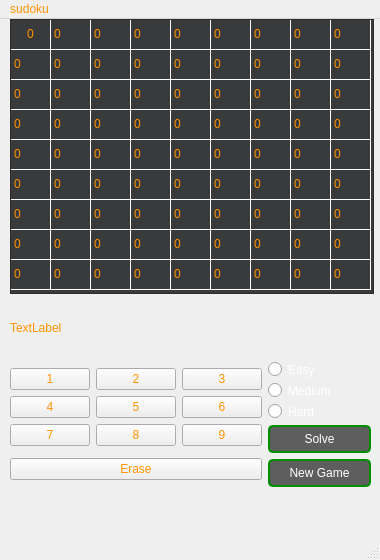
<?xml version="1.0" encoding="UTF-8"?>
<ui version="4.0">
 <class>MainWindow</class>
 <widget class="QMainWindow" name="MainWindow">
  <property name="windowModality">
   <enum>Qt::NonModal</enum>
  </property>
  <property name="geometry">
   <rect>
    <x>0</x>
    <y>0</y>
    <width>380</width>
    <height>560</height>
   </rect>
  </property>
  <property name="sizePolicy">
   <sizepolicy hsizetype="Preferred" vsizetype="Preferred">
    <horstretch>0</horstretch>
    <verstretch>0</verstretch>
   </sizepolicy>
  </property>
  <property name="minimumSize">
   <size>
    <width>380</width>
    <height>450</height>
   </size>
  </property>
  <property name="maximumSize">
   <size>
    <width>380</width>
    <height>600</height>
   </size>
  </property>
  <property name="windowTitle">
   <string>MainWindow</string>
  </property>
  <property name="windowIcon">
   <iconset theme="battery">
    <normaloff>.</normaloff>.</iconset>
  </property>
  <property name="toolTipDuration">
   <number>-1</number>
  </property>
  <property name="styleSheet">
   <string notr="true">color: rgb(255, 147, 0);
</string>
  </property>
  <property name="toolButtonStyle">
   <enum>Qt::ToolButtonIconOnly</enum>
  </property>
  <property name="animated">
   <bool>true</bool>
  </property>
  <property name="tabShape">
   <enum>QTabWidget::Rounded</enum>
  </property>
  <property name="dockNestingEnabled">
   <bool>false</bool>
  </property>
  <property name="unifiedTitleAndToolBarOnMac">
   <bool>false</bool>
  </property>
  <widget class="QWidget" name="centralwidget">
   <widget class="QWidget" name="verticalLayoutWidget">
    <property name="geometry">
     <rect>
      <x>10</x>
      <y>0</y>
      <width>373</width>
      <height>468</height>
     </rect>
    </property>
    <layout class="QVBoxLayout" name="verticalLayout">
     <property name="spacing">
      <number>-1</number>
     </property>
     <property name="sizeConstraint">
      <enum>QLayout::SetDefaultConstraint</enum>
     </property>
     <property name="leftMargin">
      <number>0</number>
     </property>
     <property name="rightMargin">
      <number>0</number>
     </property>
     <item>
      <widget class="QTableWidget" name="sudoku_board">
       <property name="sizePolicy">
        <sizepolicy hsizetype="Preferred" vsizetype="Preferred">
         <horstretch>9</horstretch>
         <verstretch>9</verstretch>
        </sizepolicy>
       </property>
       <property name="minimumSize">
        <size>
         <width>363</width>
         <height>273</height>
        </size>
       </property>
       <property name="maximumSize">
        <size>
         <width>364</width>
         <height>275</height>
        </size>
       </property>
       <property name="palette">
        <palette>
         <active>
          <colorrole role="WindowText">
           <brush brushstyle="SolidPattern">
            <color alpha="255">
             <red>255</red>
             <green>147</green>
             <blue>0</blue>
            </color>
           </brush>
          </colorrole>
          <colorrole role="Button">
           <brush brushstyle="SolidPattern">
            <color alpha="255">
             <red>57</red>
             <green>58</green>
             <blue>60</blue>
            </color>
           </brush>
          </colorrole>
          <colorrole role="Text">
           <brush brushstyle="SolidPattern">
            <color alpha="255">
             <red>255</red>
             <green>147</green>
             <blue>0</blue>
            </color>
           </brush>
          </colorrole>
          <colorrole role="ButtonText">
           <brush brushstyle="SolidPattern">
            <color alpha="255">
             <red>255</red>
             <green>147</green>
             <blue>0</blue>
            </color>
           </brush>
          </colorrole>
          <colorrole role="Base">
           <brush brushstyle="SolidPattern">
            <color alpha="255">
             <red>57</red>
             <green>58</green>
             <blue>60</blue>
            </color>
           </brush>
          </colorrole>
          <colorrole role="Window">
           <brush brushstyle="SolidPattern">
            <color alpha="255">
             <red>57</red>
             <green>58</green>
             <blue>60</blue>
            </color>
           </brush>
          </colorrole>
          <colorrole role="PlaceholderText">
           <brush brushstyle="SolidPattern">
            <color alpha="255">
             <red>255</red>
             <green>147</green>
             <blue>0</blue>
            </color>
           </brush>
          </colorrole>
         </active>
         <inactive>
          <colorrole role="WindowText">
           <brush brushstyle="SolidPattern">
            <color alpha="255">
             <red>255</red>
             <green>147</green>
             <blue>0</blue>
            </color>
           </brush>
          </colorrole>
          <colorrole role="Button">
           <brush brushstyle="SolidPattern">
            <color alpha="255">
             <red>57</red>
             <green>58</green>
             <blue>60</blue>
            </color>
           </brush>
          </colorrole>
          <colorrole role="Text">
           <brush brushstyle="SolidPattern">
            <color alpha="255">
             <red>255</red>
             <green>147</green>
             <blue>0</blue>
            </color>
           </brush>
          </colorrole>
          <colorrole role="ButtonText">
           <brush brushstyle="SolidPattern">
            <color alpha="255">
             <red>255</red>
             <green>147</green>
             <blue>0</blue>
            </color>
           </brush>
          </colorrole>
          <colorrole role="Base">
           <brush brushstyle="SolidPattern">
            <color alpha="255">
             <red>57</red>
             <green>58</green>
             <blue>60</blue>
            </color>
           </brush>
          </colorrole>
          <colorrole role="Window">
           <brush brushstyle="SolidPattern">
            <color alpha="255">
             <red>57</red>
             <green>58</green>
             <blue>60</blue>
            </color>
           </brush>
          </colorrole>
          <colorrole role="PlaceholderText">
           <brush brushstyle="SolidPattern">
            <color alpha="255">
             <red>255</red>
             <green>147</green>
             <blue>0</blue>
            </color>
           </brush>
          </colorrole>
         </inactive>
         <disabled>
          <colorrole role="WindowText">
           <brush brushstyle="SolidPattern">
            <color alpha="255">
             <red>255</red>
             <green>147</green>
             <blue>0</blue>
            </color>
           </brush>
          </colorrole>
          <colorrole role="Button">
           <brush brushstyle="SolidPattern">
            <color alpha="255">
             <red>57</red>
             <green>58</green>
             <blue>60</blue>
            </color>
           </brush>
          </colorrole>
          <colorrole role="Text">
           <brush brushstyle="SolidPattern">
            <color alpha="255">
             <red>255</red>
             <green>147</green>
             <blue>0</blue>
            </color>
           </brush>
          </colorrole>
          <colorrole role="ButtonText">
           <brush brushstyle="SolidPattern">
            <color alpha="255">
             <red>255</red>
             <green>147</green>
             <blue>0</blue>
            </color>
           </brush>
          </colorrole>
          <colorrole role="Base">
           <brush brushstyle="SolidPattern">
            <color alpha="255">
             <red>57</red>
             <green>58</green>
             <blue>60</blue>
            </color>
           </brush>
          </colorrole>
          <colorrole role="Window">
           <brush brushstyle="SolidPattern">
            <color alpha="255">
             <red>57</red>
             <green>58</green>
             <blue>60</blue>
            </color>
           </brush>
          </colorrole>
          <colorrole role="PlaceholderText">
           <brush brushstyle="SolidPattern">
            <color alpha="255">
             <red>255</red>
             <green>147</green>
             <blue>0</blue>
            </color>
           </brush>
          </colorrole>
         </disabled>
        </palette>
       </property>
       <property name="cursor" stdset="0">
        <cursorShape>PointingHandCursor</cursorShape>
       </property>
       <property name="tabletTracking">
        <bool>false</bool>
       </property>
       <property name="focusPolicy">
        <enum>Qt::StrongFocus</enum>
       </property>
       <property name="layoutDirection">
        <enum>Qt::LeftToRight</enum>
       </property>
       <property name="autoFillBackground">
        <bool>false</bool>
       </property>
       <property name="styleSheet">
        <string notr="true">
QTableWidget {
border:1px solid rgb(45, 45, 45);
background: rgb(57, 58, 60);
gridline-color: rgb(255, 255, 255);



}

QTableWidget::section:horizontal{
	

	
}
QTableWidget::section:vertical{
  

}</string>
       </property>
       <property name="frameShape">
        <enum>QFrame::Box</enum>
       </property>
       <property name="frameShadow">
        <enum>QFrame::Sunken</enum>
       </property>
       <property name="lineWidth">
        <number>1</number>
       </property>
       <property name="midLineWidth">
        <number>0</number>
       </property>
       <property name="verticalScrollBarPolicy">
        <enum>Qt::ScrollBarAlwaysOff</enum>
       </property>
       <property name="horizontalScrollBarPolicy">
        <enum>Qt::ScrollBarAlwaysOff</enum>
       </property>
       <property name="editTriggers">
        <set>QAbstractItemView::NoEditTriggers</set>
       </property>
       <property name="textElideMode">
        <enum>Qt::ElideMiddle</enum>
       </property>
       <property name="gridStyle">
        <enum>Qt::SolidLine</enum>
       </property>
       <property name="sortingEnabled">
        <bool>false</bool>
       </property>
       <attribute name="horizontalHeaderVisible">
        <bool>false</bool>
       </attribute>
       <attribute name="horizontalHeaderMinimumSectionSize">
        <number>40</number>
       </attribute>
       <attribute name="horizontalHeaderDefaultSectionSize">
        <number>40</number>
       </attribute>
       <attribute name="horizontalHeaderHighlightSections">
        <bool>true</bool>
       </attribute>
       <attribute name="verticalHeaderVisible">
        <bool>false</bool>
       </attribute>
       <row>
        <property name="text">
         <string/>
        </property>
        <property name="textAlignment">
         <set>AlignCenter</set>
        </property>
       </row>
       <row>
        <property name="text">
         <string/>
        </property>
       </row>
       <row>
        <property name="text">
         <string/>
        </property>
       </row>
       <row>
        <property name="text">
         <string/>
        </property>
       </row>
       <row>
        <property name="text">
         <string/>
        </property>
       </row>
       <row>
        <property name="text">
         <string/>
        </property>
       </row>
       <row>
        <property name="text">
         <string/>
        </property>
       </row>
       <row>
        <property name="text">
         <string/>
        </property>
       </row>
       <row>
        <property name="text">
         <string/>
        </property>
       </row>
       <column>
        <property name="text">
         <string/>
        </property>
       </column>
       <column>
        <property name="text">
         <string/>
        </property>
       </column>
       <column>
        <property name="text">
         <string/>
        </property>
       </column>
       <column>
        <property name="text">
         <string/>
        </property>
       </column>
       <column>
        <property name="text">
         <string/>
        </property>
       </column>
       <column>
        <property name="text">
         <string/>
        </property>
       </column>
       <column>
        <property name="text">
         <string/>
        </property>
       </column>
       <column>
        <property name="text">
         <string/>
        </property>
       </column>
       <column>
        <property name="text">
         <string/>
        </property>
       </column>
       <item row="0" column="0">
        <property name="text">
         <string>0</string>
        </property>
        <property name="textAlignment">
         <set>AlignCenter</set>
        </property>
       </item>
       <item row="0" column="1">
        <property name="text">
         <string>0</string>
        </property>
       </item>
       <item row="0" column="2">
        <property name="text">
         <string>0</string>
        </property>
       </item>
       <item row="0" column="3">
        <property name="text">
         <string>0</string>
        </property>
       </item>
       <item row="0" column="4">
        <property name="text">
         <string>0</string>
        </property>
       </item>
       <item row="0" column="5">
        <property name="text">
         <string>0</string>
        </property>
       </item>
       <item row="0" column="6">
        <property name="text">
         <string>0</string>
        </property>
       </item>
       <item row="0" column="7">
        <property name="text">
         <string>0</string>
        </property>
       </item>
       <item row="0" column="8">
        <property name="text">
         <string>0</string>
        </property>
       </item>
       <item row="1" column="0">
        <property name="text">
         <string>0</string>
        </property>
       </item>
       <item row="1" column="1">
        <property name="text">
         <string>0</string>
        </property>
       </item>
       <item row="1" column="2">
        <property name="text">
         <string>0</string>
        </property>
       </item>
       <item row="1" column="3">
        <property name="text">
         <string>0</string>
        </property>
       </item>
       <item row="1" column="4">
        <property name="text">
         <string>0</string>
        </property>
       </item>
       <item row="1" column="5">
        <property name="text">
         <string>0</string>
        </property>
       </item>
       <item row="1" column="6">
        <property name="text">
         <string>0</string>
        </property>
       </item>
       <item row="1" column="7">
        <property name="text">
         <string>0</string>
        </property>
       </item>
       <item row="1" column="8">
        <property name="text">
         <string>0</string>
        </property>
       </item>
       <item row="2" column="0">
        <property name="text">
         <string>0</string>
        </property>
       </item>
       <item row="2" column="1">
        <property name="text">
         <string>0</string>
        </property>
       </item>
       <item row="2" column="2">
        <property name="text">
         <string>0</string>
        </property>
       </item>
       <item row="2" column="3">
        <property name="text">
         <string>0</string>
        </property>
       </item>
       <item row="2" column="4">
        <property name="text">
         <string>0</string>
        </property>
       </item>
       <item row="2" column="5">
        <property name="text">
         <string>0</string>
        </property>
       </item>
       <item row="2" column="6">
        <property name="text">
         <string>0</string>
        </property>
       </item>
       <item row="2" column="7">
        <property name="text">
         <string>0</string>
        </property>
       </item>
       <item row="2" column="8">
        <property name="text">
         <string>0</string>
        </property>
       </item>
       <item row="3" column="0">
        <property name="text">
         <string>0</string>
        </property>
       </item>
       <item row="3" column="1">
        <property name="text">
         <string>0</string>
        </property>
       </item>
       <item row="3" column="2">
        <property name="text">
         <string>0</string>
        </property>
       </item>
       <item row="3" column="3">
        <property name="text">
         <string>0</string>
        </property>
       </item>
       <item row="3" column="4">
        <property name="text">
         <string>0</string>
        </property>
       </item>
       <item row="3" column="5">
        <property name="text">
         <string>0</string>
        </property>
       </item>
       <item row="3" column="6">
        <property name="text">
         <string>0</string>
        </property>
       </item>
       <item row="3" column="7">
        <property name="text">
         <string>0</string>
        </property>
       </item>
       <item row="3" column="8">
        <property name="text">
         <string>0</string>
        </property>
       </item>
       <item row="4" column="0">
        <property name="text">
         <string>0</string>
        </property>
       </item>
       <item row="4" column="1">
        <property name="text">
         <string>0</string>
        </property>
       </item>
       <item row="4" column="2">
        <property name="text">
         <string>0</string>
        </property>
       </item>
       <item row="4" column="3">
        <property name="text">
         <string>0</string>
        </property>
       </item>
       <item row="4" column="4">
        <property name="text">
         <string>0</string>
        </property>
       </item>
       <item row="4" column="5">
        <property name="text">
         <string>0</string>
        </property>
       </item>
       <item row="4" column="6">
        <property name="text">
         <string>0</string>
        </property>
       </item>
       <item row="4" column="7">
        <property name="text">
         <string>0</string>
        </property>
       </item>
       <item row="4" column="8">
        <property name="text">
         <string>0</string>
        </property>
       </item>
       <item row="5" column="0">
        <property name="text">
         <string>0</string>
        </property>
       </item>
       <item row="5" column="1">
        <property name="text">
         <string>0</string>
        </property>
       </item>
       <item row="5" column="2">
        <property name="text">
         <string>0</string>
        </property>
       </item>
       <item row="5" column="3">
        <property name="text">
         <string>0</string>
        </property>
       </item>
       <item row="5" column="4">
        <property name="text">
         <string>0</string>
        </property>
       </item>
       <item row="5" column="5">
        <property name="text">
         <string>0</string>
        </property>
       </item>
       <item row="5" column="6">
        <property name="text">
         <string>0</string>
        </property>
       </item>
       <item row="5" column="7">
        <property name="text">
         <string>0</string>
        </property>
       </item>
       <item row="5" column="8">
        <property name="text">
         <string>0</string>
        </property>
       </item>
       <item row="6" column="0">
        <property name="text">
         <string>0</string>
        </property>
       </item>
       <item row="6" column="1">
        <property name="text">
         <string>0</string>
        </property>
       </item>
       <item row="6" column="2">
        <property name="text">
         <string>0</string>
        </property>
       </item>
       <item row="6" column="3">
        <property name="text">
         <string>0</string>
        </property>
       </item>
       <item row="6" column="4">
        <property name="text">
         <string>0</string>
        </property>
       </item>
       <item row="6" column="5">
        <property name="text">
         <string>0</string>
        </property>
       </item>
       <item row="6" column="6">
        <property name="text">
         <string>0</string>
        </property>
       </item>
       <item row="6" column="7">
        <property name="text">
         <string>0</string>
        </property>
       </item>
       <item row="6" column="8">
        <property name="text">
         <string>0</string>
        </property>
       </item>
       <item row="7" column="0">
        <property name="text">
         <string>0</string>
        </property>
       </item>
       <item row="7" column="1">
        <property name="text">
         <string>0</string>
        </property>
       </item>
       <item row="7" column="2">
        <property name="text">
         <string>0</string>
        </property>
       </item>
       <item row="7" column="3">
        <property name="text">
         <string>0</string>
        </property>
       </item>
       <item row="7" column="4">
        <property name="text">
         <string>0</string>
        </property>
       </item>
       <item row="7" column="5">
        <property name="text">
         <string>0</string>
        </property>
       </item>
       <item row="7" column="6">
        <property name="text">
         <string>0</string>
        </property>
       </item>
       <item row="7" column="7">
        <property name="text">
         <string>0</string>
        </property>
       </item>
       <item row="7" column="8">
        <property name="text">
         <string>0</string>
        </property>
       </item>
       <item row="8" column="0">
        <property name="text">
         <string>0</string>
        </property>
       </item>
       <item row="8" column="1">
        <property name="text">
         <string>0</string>
        </property>
       </item>
       <item row="8" column="2">
        <property name="text">
         <string>0</string>
        </property>
       </item>
       <item row="8" column="3">
        <property name="text">
         <string>0</string>
        </property>
       </item>
       <item row="8" column="4">
        <property name="text">
         <string>0</string>
        </property>
       </item>
       <item row="8" column="5">
        <property name="text">
         <string>0</string>
        </property>
       </item>
       <item row="8" column="6">
        <property name="text">
         <string>0</string>
        </property>
       </item>
       <item row="8" column="7">
        <property name="text">
         <string>0</string>
        </property>
       </item>
       <item row="8" column="8">
        <property name="text">
         <string>0</string>
        </property>
       </item>
      </widget>
     </item>
     <item>
      <widget class="QLabel" name="label">
       <property name="sizePolicy">
        <sizepolicy hsizetype="Preferred" vsizetype="Preferred">
         <horstretch>0</horstretch>
         <verstretch>0</verstretch>
        </sizepolicy>
       </property>
       <property name="text">
        <string>TextLabel</string>
       </property>
      </widget>
     </item>
     <item>
      <layout class="QHBoxLayout" name="horizontalLayout">
       <item>
        <layout class="QVBoxLayout" name="verticalLayout_2">
         <item>
          <layout class="QGridLayout" name="gridLayout" rowstretch="0,0,0">
           <property name="sizeConstraint">
            <enum>QLayout::SetDefaultConstraint</enum>
           </property>
           <item row="1" column="1">
            <widget class="QPushButton" name="bush_button_5">
             <property name="text">
              <string>5</string>
             </property>
             <attribute name="buttonGroup">
              <string notr="true">keypad_group</string>
             </attribute>
            </widget>
           </item>
           <item row="0" column="2">
            <widget class="QPushButton" name="bush_button_3">
             <property name="text">
              <string>3</string>
             </property>
             <attribute name="buttonGroup">
              <string notr="true">keypad_group</string>
             </attribute>
            </widget>
           </item>
           <item row="0" column="0">
            <widget class="QPushButton" name="bush_button_1">
             <property name="styleSheet">
              <string notr="true"/>
             </property>
             <property name="text">
              <string>1</string>
             </property>
             <attribute name="buttonGroup">
              <string notr="true">keypad_group</string>
             </attribute>
            </widget>
           </item>
           <item row="2" column="1">
            <widget class="QPushButton" name="bush_button_8">
             <property name="text">
              <string>8</string>
             </property>
             <attribute name="buttonGroup">
              <string notr="true">keypad_group</string>
             </attribute>
            </widget>
           </item>
           <item row="0" column="1">
            <widget class="QPushButton" name="bush_button_2">
             <property name="text">
              <string>2</string>
             </property>
             <attribute name="buttonGroup">
              <string notr="true">keypad_group</string>
             </attribute>
            </widget>
           </item>
           <item row="2" column="2">
            <widget class="QPushButton" name="bush_button_9">
             <property name="text">
              <string>9</string>
             </property>
             <attribute name="buttonGroup">
              <string notr="true">keypad_group</string>
             </attribute>
            </widget>
           </item>
           <item row="1" column="2">
            <widget class="QPushButton" name="bush_button_6">
             <property name="text">
              <string>6</string>
             </property>
             <attribute name="buttonGroup">
              <string notr="true">keypad_group</string>
             </attribute>
            </widget>
           </item>
           <item row="2" column="0">
            <widget class="QPushButton" name="bush_button_7">
             <property name="text">
              <string>7</string>
             </property>
             <attribute name="buttonGroup">
              <string notr="true">keypad_group</string>
             </attribute>
            </widget>
           </item>
           <item row="1" column="0">
            <widget class="QPushButton" name="bush_button_4">
             <property name="text">
              <string>4</string>
             </property>
             <attribute name="buttonGroup">
              <string notr="true">keypad_group</string>
             </attribute>
            </widget>
           </item>
          </layout>
         </item>
         <item>
          <widget class="QPushButton" name="erase_button">
           <property name="maximumSize">
            <size>
             <width>180000</width>
             <height>16777215</height>
            </size>
           </property>
           <property name="styleSheet">
            <string notr="true">QPushButton {
font: 700 13pt &quot;Times New Roman&quot;;
}
 

QPushButton:hover {


	
}
 
QPushButton:pressed {
	
	color: rgb(255, 147, 0);

}</string>
           </property>
           <property name="text">
            <string>Erase</string>
           </property>
           <property name="autoDefault">
            <bool>false</bool>
           </property>
           <property name="default">
            <bool>false</bool>
           </property>
           <property name="flat">
            <bool>false</bool>
           </property>
           <attribute name="buttonGroup">
            <string notr="true">keypad_group</string>
           </attribute>
          </widget>
         </item>
        </layout>
       </item>
       <item>
        <layout class="QGridLayout" name="gridLayout_2">
         <property name="leftMargin">
          <number>0</number>
         </property>
         <property name="rightMargin">
          <number>12</number>
         </property>
         <item row="4" column="0">
          <widget class="QPushButton" name="new_game">
           <property name="maximumSize">
            <size>
             <width>1800000</width>
             <height>16777215</height>
            </size>
           </property>
           <property name="styleSheet">
            <string notr="true">QPushButton {
color: rgb(255, 255, 255);
border: 2px solid;
border-color: rgb(0, 143, 0);
border-radius: 5px;
padding: 5px;
background-color: rgb(94, 94, 94);
font: 700 13pt &quot;Times New Roman&quot;;
}
 
QPushButton:hover {
	background-color: rgb(0, 143, 0);
}
 
QPushButton:pressed {
}</string>
           </property>
           <property name="text">
            <string>New Game</string>
           </property>
          </widget>
         </item>
         <item row="3" column="0">
          <widget class="QPushButton" name="solve_button">
           <property name="sizePolicy">
            <sizepolicy hsizetype="Minimum" vsizetype="Fixed">
             <horstretch>0</horstretch>
             <verstretch>0</verstretch>
            </sizepolicy>
           </property>
           <property name="maximumSize">
            <size>
             <width>16777215</width>
             <height>16777215</height>
            </size>
           </property>
           <property name="toolTip">
            <string>&lt;!DOCTYPE HTML PUBLIC &quot;-//W3C//DTD HTML 4.0//EN&quot; &quot;http://www.w3.org/TR/REC-html40/strict.dtd&quot;&gt;
&lt;html&gt;&lt;head&gt;&lt;meta name=&quot;qrichtext&quot; content=&quot;1&quot; /&gt;&lt;meta charset=&quot;utf-8&quot; /&gt;&lt;style type=&quot;text/css&quot;&gt;
p, li { white-space: pre-wrap; }
hr { height: 1px; border-width: 0; }
li.unchecked::marker { content: &quot;\2610&quot;; }
li.checked::marker { content: &quot;\2612&quot;; }
&lt;/style&gt;&lt;/head&gt;&lt;body style=&quot; font-family:'.AppleSystemUIFont'; font-size:13pt; font-weight:400; font-style:normal;&quot;&gt;
&lt;p style=&quot;-qt-paragraph-type:empty; margin-top:0px; margin-bottom:0px; margin-left:0px; margin-right:0px; -qt-block-indent:0; text-indent:0px;&quot;&gt;&lt;br /&gt;&lt;/p&gt;&lt;/body&gt;&lt;/html&gt;</string>
           </property>
           <property name="styleSheet">
            <string notr="true">QPushButton {
color: rgb(255, 255, 255);
border: 2px solid;
border-color: rgb(0, 143, 0);
border-radius: 5px;
padding: 5px;
background-color: rgb(94, 94, 94);
font: 700 13pt &quot;Times New Roman&quot;;
}
 
QPushButton:hover {
	background-color: rgb(0, 143, 0);
}
 
QPushButton:pressed {
}</string>
           </property>
           <property name="text">
            <string>Solve</string>
           </property>
           <property name="iconSize">
            <size>
             <width>16</width>
             <height>16</height>
            </size>
           </property>
           <property name="checkable">
            <bool>false</bool>
           </property>
          </widget>
         </item>
         <item row="2" column="0">
          <widget class="QRadioButton" name="hard_buttom">
           <property name="styleSheet">
            <string notr="true">QRadioButton {
  color: #fff;
 font: 700 13pt &quot;Times New Roman&quot;;
  padding: 0px;


}
 
QRadioButton:hover {
	
	color: rgb(0, 143, 0);
	padding:2px;
}
 
QRadioButton:pressed {
	

}</string>
           </property>
           <property name="text">
            <string>Hard</string>
           </property>
          </widget>
         </item>
         <item row="1" column="0">
          <widget class="QRadioButton" name="medium_button">
           <property name="styleSheet">
            <string notr="true">QRadioButton {
  color: #fff;
 font: 700 13pt &quot;Times New Roman&quot;;
  padding: 0px;


}
 
QRadioButton:hover {
	
	color: rgb(0, 143, 0);
	padding:2px;
}
 
QRadioButton:pressed {
	

}</string>
           </property>
           <property name="text">
            <string>Medium</string>
           </property>
          </widget>
         </item>
         <item row="0" column="0">
          <widget class="QRadioButton" name="easy_button">
           <property name="autoFillBackground">
            <bool>false</bool>
           </property>
           <property name="styleSheet">
            <string notr="true">QRadioButton {
  color: #fff;
  font: 700 13pt &quot;Times New Roman&quot;;
  padding: 0px;



}
 
QRadioButton:hover {
	
	color: rgb(0, 143, 0);
	padding:2px;
}
 
QRadioButton:pressed {
	

}</string>
           </property>
           <property name="text">
            <string>Easy</string>
           </property>
          </widget>
         </item>
        </layout>
       </item>
      </layout>
     </item>
    </layout>
   </widget>
  </widget>
  <widget class="QStatusBar" name="statusbar"/>
  <widget class="QMenuBar" name="menubar">
   <property name="geometry">
    <rect>
     <x>0</x>
     <y>0</y>
     <width>380</width>
     <height>24</height>
    </rect>
   </property>
   <widget class="QMenu" name="menusudoku">
    <property name="title">
     <string>sudoku</string>
    </property>
    <addaction name="separator"/>
   </widget>
   <addaction name="menusudoku"/>
  </widget>
 </widget>
 <resources/>
 <connections/>
 <buttongroups>
  <buttongroup name="keypad_group"/>
 </buttongroups>
</ui>
